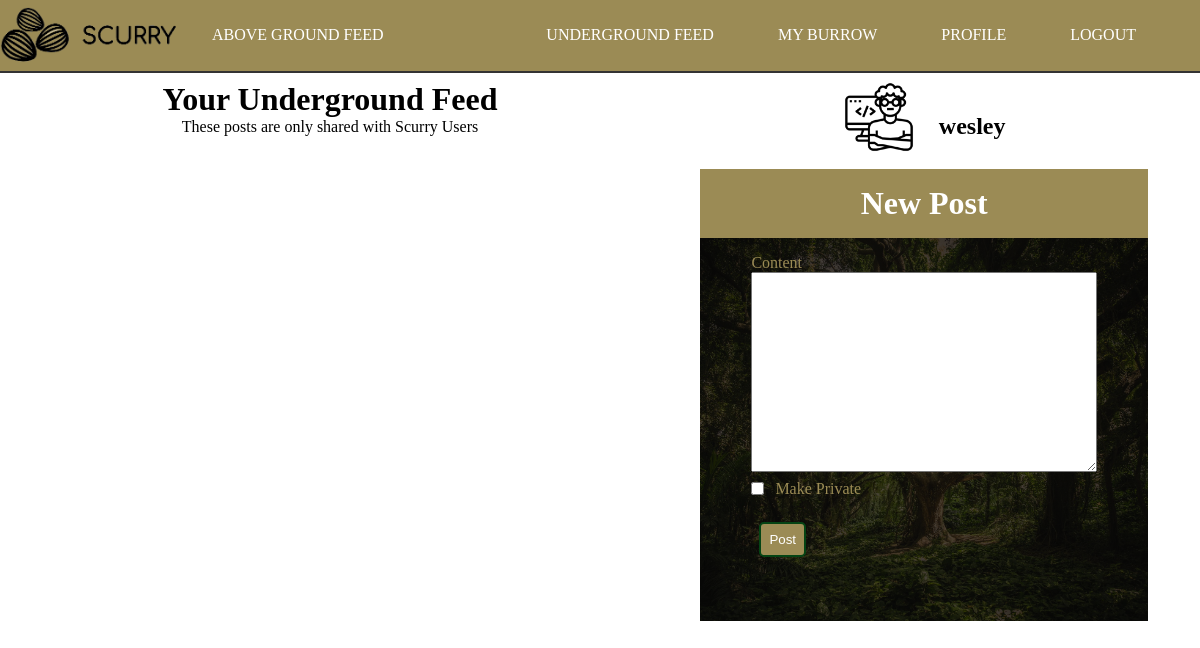
The page /underground (signed in) on the database as committed earlier.
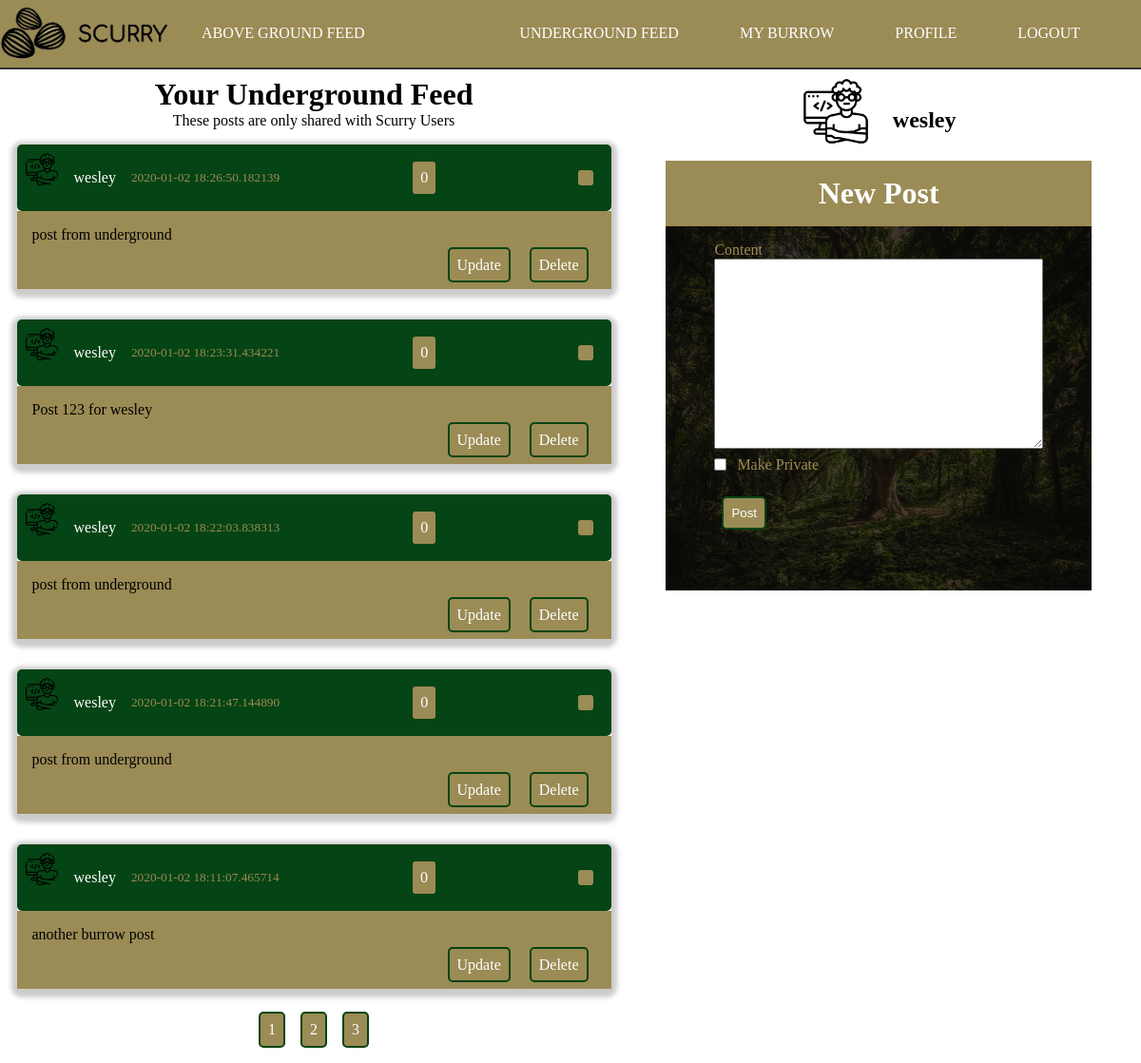
The same page on the database as committed later.
### scurry/models.py (models this page shows, shortened)
class User(db.Model, UserMixin):
    id = db.Column(db.Integer, primary_key=True)
    username = db.Column(db.String(20), unique=True, nullable=False)
    email = db.Column(db.String(120), unique=True, nullable=False)
    image_file = db.Column(db.String(20), nullable=False, default='noprofile.jpg')
    password = db.Column(db.String(60), nullable=False)
    posts = db.relationship('Post', backref='author', lazy=True)
    followed = db.relationship(
        'User', secondary=followers,
        primaryjoin=(followers.c.follower_id == id),
        secondaryjoin=(followers.c.followed_id == id),
        backref=db.backref('followers', lazy='dynamic'), lazy='dynamic')
    liked = db.relationship(
        'PostLike',
        foreign_keys='PostLike.user_id',
        backref='user', lazy='dynamic')
    shared = db.relationship(
        'PostShare',
        foreign_keys='PostShare.sharer_id',
        backref='sharer', lazy='dynamic')

class Post(db.Model):
    id = db.Column(db.Integer, primary_key=True)
    content = db.Column(db.Text, nullable=False)
    date_posted = db.Column(db.DateTime, nullable=False, default=datetime.utcnow)
    user_id = db.Column(db.Integer, db.ForeignKey('user.id'), nullable=False)
    private = db.Column(db.Boolean, default=False, nullable=False)
    likes = db.relationship('PostLike', backref='post', lazy='dynamic')
    shares = db.relationship('PostShare', foreign_keys='PostShare.shared_post_id', backref='post', lazy='dynamic')

### scurry/posts/routes.py (the view)
@posts.route('/underground', methods=['GET', 'POST'])
@login_required
def underground():
    postForm = PostForm()
    if postForm.validate_on_submit():
        post = Post(private=postForm.private.data, content=postForm.content.data, author=current_user)
        db.session.add(post)
        db.session.commit()
        flash('Post Created!', 'success')
        return redirect(request.referrer)
    page = request.args.get('page', 1, type=int)
    posts = Post.query.filter_by(private=True).order_by(Post.date_posted.desc()).paginate(page=page, per_page=5)
    return render_template('underground.html', title="Underground Feed", postForm=postForm, posts=posts)

### scurry/posts/forms.py
class PostForm(FlaskForm):
    content = TextAreaField('Content', validators=[DataRequired()])
    private = BooleanField('Make Private')
    submit = SubmitField('Post')

### scurry/models.py (called while the page is built)
@login_manager.user_loader
def load_user(user_id):
    return User.query.get(int(user_id))

### scurry/templates/underground.html (shortened to what this page needs)
{% extends "layout.html" %}
{% block content %}
    <div class="container" id="home">
        <h1 class="page-header">Your Underground Feed</h1>
        <p class="page-header">These posts are only shared with Scurry Users</p>
        <div class="posts-container">
            {%  for post in posts.items %}
                <article class="article-post shadow">
                    <div class="post-head">
                        <img src="{{ url_for('static', filename='images/' + post.author.image_file) }}" alt="user photo" class="article-img">
                        <div class="post-metadata">
                            <a class="post-author" href="{{ url_for('users.user_posts', username=post.author.username) }}">{{ post.author.username }}</a>
                            <small>{{ post.date_posted }}</small>
                            <p class="btn right">
                                {{ post.likes.count() }}
                            </p>
                            <ion-icon class="btn share-btn right" name="share-alt"></ion-icon>
                        </div>
                    </div>
                    <div class="post-body">
                        <p class="post-content">{{ post.content }}</p>
                        <div class="post-buttons">
                            {% if current_user.username == post.author.username %}
                                <a href="{{ url_for('posts.update_post', post_id=post.id) }}" class="btn">Update</a>
                                <a href="{{ url_for('posts.delete_post', post_id=post.id) }}" class="btn">Delete</a>
                            {% endif %}
                        </div>
                    </div>
                </article>
            {% endfor %}
            <div class="pagination">
                {% for page_num in posts.iter_pages() %}
                    {% if page_num %}
                        <a class="btn btn-info" href="{{ url_for('main.index', page=page_num) }}">{{ page_num }}</a>
                    {% else %}
                        ...
                    {% endif %}
                {% endfor %}
            </div>
        </div>
    </div>
{% endblock content %}

### scurry/templates/layout.html (shortened to what this page needs)
<!DOCTYPE html>
<html lang="en">
<head>
    <link rel="stylesheet" type="text/css" href="{{ url_for('static', filename='style.css') }}">
</head>
<body>
    <header>
        <nav class="header-nav">
            <div class="header-logo">
                <img src="{{ url_for('static', filename='images/scurry-logo.png') }}" alt="Scurry - A Place for Squirrels" class="logo">
            </div>
            <ul class="nav-list">
                <li class="nav-list-item">
                    <a href="{{ url_for('main.index') }}" class="nav-link">Above Ground Feed</a>
                </li>
            </ul>
            <ul class="nav-list right">
                {% if current_user.is_authenticated %}
                <li class="nav-list-item">
                    <a href="{{ url_for('posts.underground') }}" class="nav-link">Underground Feed</a>
                </li>
                <li class="nav-list-item">
                    <a href="{{ url_for('posts.burrow') }}" class="nav-link">My Burrow</a>
                </li>
                <li class="nav-list-item">
                    <a href="{{ url_for('users.profile') }}" class="nav-link">Profile</a>
                </li>
                <li class="nav-list-item">
                    <a href="{{ url_for('users.logout') }}" class="nav-link">Logout</a>
                </li>
                {% endif %}
            </ul>
        </nav>
    </header>
    <main id="main">
        <div class="content-container" id="main-block">
            {%  block content %}{% endblock %}
        </div>
        <div class="sidebar-container" id="sidebar-block">
        {% if current_user.is_authenticated %}
            <div class="home-sidebar-user-info">
                <img src="{{ url_for('static', filename='images/' + current_user.image_file) }}" alt="user photo" class="sidebar-img">
                <h2>{{ current_user.username }}</h2>
            </div>
            <div class="post-form">
                <form action="" method="POST" class="form">
                    <div class="form-legend">
                        <h1>New Post</h1>
                    </div>
                    <div class="form-well">
                        <div class="form-group">
                            {{ postForm.content.label(class="form-control-label") }}
                            {% if postForm.content.errors %}
                                <div class="invalid-feedback">
                                    {% for error in postForm.content.errors %}
                                        <span>{{ error }}</span>
                                    {% endfor %}
                                </div>
                            {% else %}
                                {{ postForm.content(class="form-control-post-textarea") }}
                            {% endif %}
                        </div>
                        <div class="form-group">
                            {{ postForm.private.label(class="form-control-boolean-label") }}
                            {{ postForm.private(class="form-control-boolean") }}
                        </div>
                        <div class="form-group post-submit">
                            {{ postForm.submit(class="btn")}}
                        </div>
                    </div>
                </form>
            </div>
        {% endif %}
        </div>
    </main>
</body>
</html>

### scurry/static/style.css (style rules this page uses)
*, *::before, *::after { margin: 0; padding: 0; box-sizing: border-box; }
html { --main-color: #054414; --accent-color: #9b8b55; }
body { background-size: cover; }
a { text-decoration: none; color: #ffffff; transition: color .4s ease; }
.container { padding: .5rem; }
.shadow { -webkit-box-shadow: 0px 3px 5px 6px #ccc; -moz-box-shadow: 0px 3px 5px 6px #ccc; box-shadow: 0px 3px 5px 6px #ccc; }
.btn { margin: .5rem; padding: .5rem; background: var(--accent-color); border: 2px solid var(--main-color); border-radius: 5px; color: #fff; cursor: pointer; }
.pagination { display: flex; justify-content: center; align-items: center; }
.header-nav { width: 100vw; border-bottom: 2px solid #333; background: var(--accent-color); display: flex; }
.header-logo > .logo { max-width: 180px; object-fit: contain; }
.nav-list { margin-right: 2rem; list-style: none; display: flex; flex-flow: row nowrap; justify-content: center; align-items: center; }
.nav-list-item { margin: .5rem 2rem; }
.nav-link { text-transform: uppercase; }
.right { margin-left: auto; }
#main-block { grid-area: main; }
#sidebar-block { grid-area: side; }
#main { max-width: 1175px; height: 100%; display: grid; grid-template-areas: 'main main main side side' 'main main main side side' 'main main main side side'; grid-gap: .5rem; }
.content-container { width: 55vw; }
.sidebar-container { width: 40vw; }
.page-header { text-align: center; }
#home { height: 100%; display: flex; flex-direction: column; }
.posts-container { grid-area: main; display: flex; flex-direction: column; justify-content: center; align-items: center; color: #ffffff; }
.article-post { width: 100%; max-width: 625px; margin: 1rem; border-radius: 5px; }
.post-head { padding: .5rem; width: 100%; background: var(--main-color); color: var(--accent-color); display: flex; border-radius: 5px; }
.post-author { color: #ffffff; margin-right: 1rem; }
.post-metadata { margin-left: 1rem; width: 100%; display: flex; justify-content: center; align-items: center; }
.article-img { width: 36px; height: 36px; object-fit: contain; border-radius: 50%; }
.post-body { padding: 1rem; padding-bottom: 3rem; width: 100%; background: var(--accent-color); color: black; position: relative; }
.post-buttons { margin: .5rem; position: absolute; right: 8px; bottom: 8px; }
.home-sidebar-user-info { padding-top: .5rem; display: flex; justify-content: center; align-items: center; }
.home-sidebar-user-info > h2 { margin: 1.3rem 0 0 1.5rem; }
.sidebar-img { height: 72px; width: 72px; object-fit: cover; }
.post-form { padding: .5rem; }
.form { margin: auto; padding: .5rem; width: 100%; max-width: 650px; }
.form-legend { padding: 1rem 0; width: 100%; text-align: center; background: var(--accent-color); color: #ffffff; }
.form-well { padding: .5rem .5rem 3rem .5rem; height: 100%; width: 100%; background: linear-gradient( rgba(0,0,0,0.7), rgba(0,0,0,0.7)), url('./images/forest.jpeg') no-repeat center; background-size: cover; }
.form-group { margin: .5rem auto; width: 80%; position: relative; display: flex; flex-direction: column; justify-content: center; align-items: flex-start; color: var(--accent-color); }
.form-control-post-textarea { width: 100%; height: 200px; }
.form-control-boolean-label { margin-left: 1.5rem; }
.form-control-boolean { display: inline; position: absolute; }
.post-submit { margin-top: 1rem; }

Rows that differ between the two databases and show on the page:
added Post: image_file (picture), author.username "wesley", date_posted "2020-01-02 18:26:50.182139", likes.count "0", content "post from underground"
added Post: image_file (picture), author.username "wesley", date_posted "2020-01-02 18:23:31.434221", likes.count "0", content "Post 123 for wesley"
added Post: image_file (picture), author.username "wesley", date_posted "2020-01-02 18:22:03.838313", likes.count "0", content "post from underground"
added Post: image_file (picture), author.username "wesley", date_posted "2020-01-02 18:21:47.144890", likes.count "0", content "post from underground"
added Post: image_file (picture), author.username "wesley", date_posted "2020-01-02 18:11:07.465714", likes.count "0", content "another burrow post"
Other text that changed with them:
new list line: "1"
new list line: "2"
new list line: "3"
